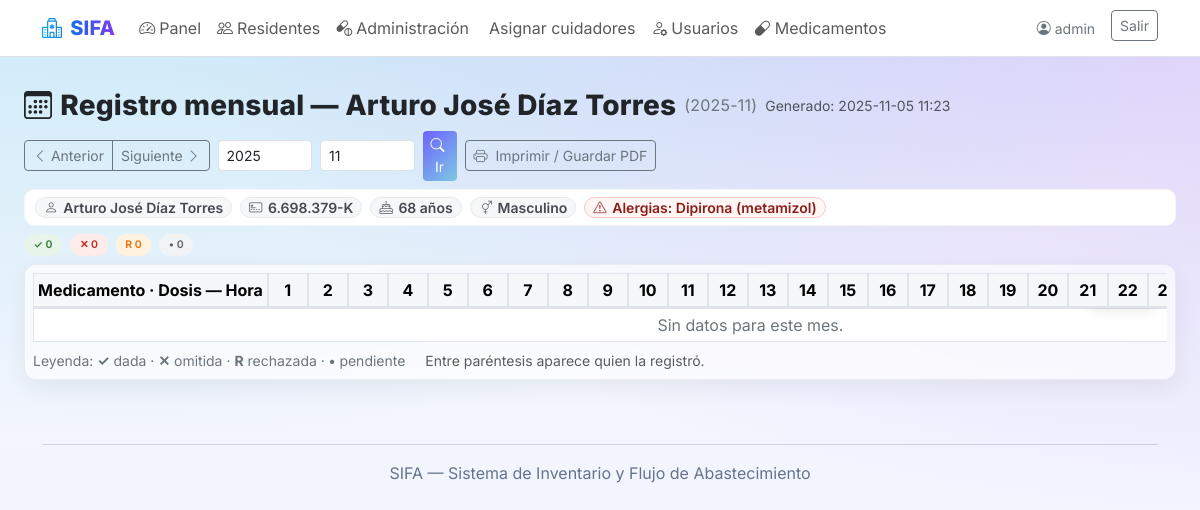
/registro/16/ (signed in), run on the app's committed database.
### landing/models.py (models this page shows, shortened)
class Residente(models.Model):
    class Sexo(models.TextChoices):
        M = "M", "Masculino"
        F = "F", "Femenino"
        O = "O", "Otro/ND"
    nombre_completo = models.CharField(max_length=160)
    rut = models.CharField(max_length=20, unique=True)
    fecha_nacimiento = models.DateField(null=True, blank=True)
    sexo = models.CharField(max_length=1, choices=Sexo.choices, default=Sexo.O)
    alergias = models.TextField(blank=True)
    activo = models.BooleanField(default=True)

### landing/views.py (the view, shortened to what this page needs)
# urls.py: path('registro/<int:residente_id>/', views.registro_mensual, name='registro_mensual'),
@login_required
@admin_required
def registro_mensual(request, residente_id):
    def _calc_edad(fn):
        if not fn:
            return None
        hoy = timezone.localdate()
        return hoy.year - fn.year - ((hoy.month, hoy.day) < (fn.month, fn.day))
    res = get_object_or_404(Residente, pk=residente_id)
    hoy_local = timezone.localdate()
    try:
        y = int(request.GET.get('year', hoy_local.year))
    except (TypeError, ValueError):
        y = hoy_local.year
    try:
        m = int(request.GET.get('month', hoy_local.month))
    except (TypeError, ValueError):
        m = hoy_local.month
    if y < 2000 or y > 2100:
        y = hoy_local.year
    if m < 1 or m > 12:
        m = hoy_local.month
    days_in_month = monthrange(y, m)[1]
    inicio = timezone.make_aware(datetime(y, m, 1, 0, 0))
    fin = timezone.make_aware(datetime(y, m, days_in_month, 23, 59))
    eventos = (
        Administracion.objects
        .select_related("orden__producto", "realizada_por")
        .filter(residente=res, programada_para__range=(inicio, fin))
        .order_by("orden_id", "programada_para")
    )
    rows_map = {}
    def sort_key(item):
        (orden_id, hhmm), data = item
        h, m_ = int(hhmm[:2]), int(hhmm[3:5])
        return (data["label"].split(" — ")[0].lower(), h, m_)
    rows = [v for _, v in sorted(rows_map.items(), key=sort_key)]
    paciente = {
        "nombre": res.nombre_completo,
        "rut": res.rut,
        "fecha_nacimiento": res.fecha_nacimiento,
        "edad": _calc_edad(res.fecha_nacimiento),
        "sexo": res.get_sexo_display() if hasattr(res, "get_sexo_display") else res.sexo,
        "alergias": (res.alergias or "").strip(),
        "activo": res.activo,
    }
    return render(request, 'residentes/registro_mensual.html', {
        'residente': res,
        'year': y,
        'month': m,
        'days': range(1, days_in_month + 1),
        'rows': rows,
        'paciente': paciente,   # <-- ficha para el template
    })

### landing/roles.py (called while the page is built)
def is_admin(user):
    return user.is_authenticated and (user.is_superuser or user.groups.filter(name=ADMIN_GROUP).exists())

def _require_role(test_func):
    def decorator(view_func):
        @wraps(view_func)
        def _wrapped(request, *args, **kwargs):
            u = request.user
            if not u.is_authenticated:
                return redirect_to_login(request.get_full_path(), login_url='login')
            if test_func(u):
                return view_func(request, *args, **kwargs)
            raise PermissionDenied
        return _wrapped
    return decorator

### landing/templatetags/roles_tags.py (called while the page is built)
@register.filter(name='is_admin')
def is_admin_filter(user):
    return _is_admin(user)

### landing/templates/residentes/registro_mensual.html (shortened to what this page needs)
{% extends 'base.html' %}
{% load static %}
{% block content %}
<div class="container py-3" style="max-width: min(1200px, 100vw - 24px);">
  <div class="d-flex flex-wrap gap-2 justify-content-between align-items-center mb-2">
    <div class="d-flex align-items-center gap-2">
      <h3 class="page-title mb-0 d-flex align-items-center gap-2">
        <i class="bi bi-calendar3"></i>
        <span>Registro mensual — {{ residente.nombre_completo }}</span>
        <span class="text-secondary fw-normal fs-6">({{ year }}-{{ month|stringformat:"02d" }})</span>
      </h3>
      <small class="text-muted d-none d-md-inline">Generado: {% now "Y-m-d H:i" %}</small>
    </div>
    <div class="d-flex flex-wrap gap-2 align-items-center">
      <div class="btn-group" role="group" aria-label="Navegación mensual">
        <button type="button" class="btn btn-sm btn-outline-secondary" id="btnPrev">
          <i class="bi bi-chevron-left"></i> Anterior
        </button>
        <button type="button" class="btn btn-sm btn-outline-secondary" id="btnNext">
          Siguiente <i class="bi bi-chevron-right"></i>
        </button>
      </div>
      <form id="periodForm" method="get" class="d-flex align-items-center gap-2">
        <input id="inpYear" type="number" min="2000" max="2100" name="year" class="form-control form-control-sm" value="{{ year }}" aria-label="Año">
        <input id="inpMonth" type="number" min="1" max="12" name="month" class="form-control form-control-sm" value="{{ month }}" aria-label="Mes">
        <button class="btn btn-sm btn-gradient"><i class="bi bi-search me-1"></i>Ir</button>
      </form>
      <button class="btn btn-sm btn-outline-secondary d-none d-md-inline" id="btnPrint">
        <i class="bi bi-printer me-1"></i> Imprimir / Guardar PDF
      </button>
    </div>
  </div>
  <div class="patient-strip mb-2">
    <span class="chip chip-name" title="Nombre">
      <i class="bi bi-person"></i> {{ paciente.nombre }}
    </span>
    <span class="chip chip-rut" title="RUT">
      <i class="bi bi-credit-card-2-front"></i> {{ paciente.rut }}
    </span>
    {% if paciente.edad %}
      <span class="chip" title="Edad">
        <i class="bi bi-cake"></i> {{ paciente.edad }} años
      </span>
    {% endif %}
    {% if paciente.sexo %}
      <span class="chip" title="Sexo">
        <i class="bi bi-gender-ambiguous"></i> {{ paciente.sexo }}
      </span>
    {% endif %}
    <span class="chip chip-alergias" title="{{ paciente.alergias|default:'Sin alergias registradas'|escape }}">
      <i class="bi bi-exclamation-triangle"></i>
      Alergias: {{ paciente.alergias|default:"Sin alergias registradas" }}
    </span>
  </div>
  <div class="d-flex flex-wrap gap-2 mb-2 small" id="summaryRow" aria-live="polite">
    <span class="badge badge-pill status-ok-badge">✓ <span id="sumOk">0</span></span>
    <span class="badge badge-pill status-omit-badge">✕ <span id="sumOmit">0</span></span>
    <span class="badge badge-pill status-rech-badge">R <span id="sumRech">0</span></span>
    <span class="badge badge-pill status-pend-badge">• <span id="sumPend">0</span></span>
  </div>
  <div class="glass-card p-2">
    <div class="table-responsive position-relative" id="tableWrap">
      <div class="scroll-hint d-print-none">Desliza &rarr;</div>
      <table class="table table-sm table-bordered table-grid table-sticky align-middle mb-0" id="gridTable">
        <colgroup>
          <col class="col-label">
          {% for d in days %}<col class="col-day">{% endfor %}
        </colgroup>
        <thead class="table-light" id="theadSticky">
          <tr>
            <th class="sticky-col-start label">Medicamento · Dosis — Hora</th>
            {% for d in days %}
              <th class="text-center day">{{ d }}</th>
            {% endfor %}
          </tr>
        </thead>
        <tbody>
          {% for row in rows %}
            <tr>
              <td class="fw-semibold sticky-col-start bg-white label">{{ row.label }}</td>
              {% for val in row.cells %}
                {% with v=val|default:"" %}
                  {% with c=v|slice:":1" %}
                    <td
                      class="text-center small cell
                        {% if not v %} empty
                        {% elif c == '✓' %} status-ok
                        {% elif c == '✕' %} status-omit
                        {% elif c == 'R' %} status-rech
                        {% elif c == '•' %} status-pend
                        {% else %} empty
                        {% endif %}">
                      <span class="cell-text">{{ v }}</span>
                    </td>
                  {% endwith %}
                {% endwith %}
              {% endfor %}
            </tr>
          {% empty %}
            <tr>
              <td colspan="{{ days|length|add:1 }}" class="text-center text-secondary">Sin datos para este mes.</td>
            </tr>
          {% endfor %}
        </tbody>
      </table>
    </div>
    <div class="mt-2 text-secondary small">
      <span class="me-3">Leyenda: <strong>✓</strong> dada · <strong>✕</strong> omitida · <strong>R</strong> rechazada · <strong>•</strong> pendiente</span>
      <span class="text-muted">Entre paréntesis aparece quien la registró.</span>
    </div>
  </div>
</div>
{% endblock %}

### landing/templates/base.html (shortened to what this page needs)
<!doctype html>
<html lang="es" data-bs-theme="light">
<head>
  {% load static roles_tags %}
  <link href="https://cdn.jsdelivr.net/npm/bootstrap@5.3.3/dist/css/bootstrap.min.css" rel="stylesheet">
  <link href="https://cdn.jsdelivr.net/npm/bootstrap-icons@1.11.3/font/bootstrap-icons.css" rel="stylesheet">
  <link href="{% static 'landing/sifa.css' %}" rel="stylesheet">
</head>
<body>
<nav class="navbar navbar-expand-lg bg-white border-bottom sticky-top">
  <div class="container">
    <a class="navbar-brand nav-brand" href="{% url 'home_public' %}">
      <i class="bi bi-hospital me-2"></i>SIFA
    </a>
    <div id="topnav" class="collapse navbar-collapse">
      <ul class="navbar-nav me-auto mb-2 mb-lg-0">
        {% if user.is_authenticated %}
          {% if user|is_admin or user|is_cuidadora or user|is_tens %}
            <li class="nav-item">
              <a class="nav-link" href="{% url 'dashboard' %}">
                <i class="bi bi-speedometer2 me-1"></i>Panel
              </a>
            </li>
          {% endif %}
          {% if user|is_admin or user|is_tens %}
            <li class="nav-item">
              <a class="nav-link" href="{% url 'residente_list' %}">
                <i class="bi bi-people me-1"></i>Residentes
              </a>
            </li>
          {% endif %}
          {% if user|is_admin or user|is_cuidadora or user|is_tens %}
            <li class="nav-item">
              <a class="nav-link" href="{% url 'admin_list_hoy' %}">
                <i class="bi bi-capsule-pill me-1"></i>Administración
              </a>
            </li>
          {% endif %}
          {% if user|is_admin or user|is_tens %}
            <li class="nav-item">
              <a class="nav-link" href="{% url 'asignaciones_hoy' %}">
                Asignar cuidadores
              </a>
            </li>
          {% endif %}
          {% if user|is_admin %}
            <li class="nav-item">
              <a class="nav-link" href="{% url 'user_list' %}">
                <i class="bi bi-person-gear me-1"></i>Usuarios
              </a>
            </li>
          {% endif %}
          {% if request.user.is_authenticated and request.user.is_staff %}
            <li class="nav-item">
              <a class="nav-link" href="{% url 'medicamentos_list' %}">
                <i class="bi bi-capsule"></i> Medicamentos
              </a>
            </li>
          {% endif %}
        {% else %}
          <li class="nav-item"><a class="nav-link" href="#como">Cómo funciona</a></li>
          <li class="nav-item"><a class="nav-link" href="#beneficios">Beneficios</a></li>
          <li class="nav-item"><a class="nav-link" href="#contacto">Contacto</a></li>
        {% endif %}
      </ul>
      <div class="d-flex gap-2">
        {% if user.is_authenticated %}
          <span class="navbar-text me-2 small text-secondary">
            <i class="bi bi-person-circle me-1"></i>{{ user.get_full_name|default:user.username }}
          </span>
          <form method="post" action="{% url 'logout' %}" class="d-inline">
            <button class="btn btn-outline-secondary btn-sm" type="submit">Salir</button>
          </form>
        {% else %}
          <a class="btn btn-gradient btn-sm px-3" href="{% url 'login' %}">Entrar</a>
        {% endif %}
      </div>
    </div>
  </div>
</nav>
{% block content %}{% endblock %}
<footer class="container my-5 text-center footer-small">
  <hr>
  <div>SIFA — Sistema de Inventario y Flujo de Abastecimiento</div>
</footer>
</body>
</html>

### static/landing/sifa.css (style rules this page uses)
:root { --brand-1:#0ea5e9; --brand-2:#2563eb; --brand-3:#7c3aed; }
html,body { height:100%; }
body { font-family: Inter, system-ui, -apple-system, Segoe UI, Roboto, "Helvetica Neue", Arial, "Noto Sans", "Liberation Sans", sans-serif; background: radial-gradient(1200px 600px at 10% -20%, rgba(14,165,233,.25), rgba(14,165,233,0)), radial-gradient(1200px 600px at 110% -10%, rgba(124,58,237,.25), rgba(124,58,237,0)), linear-gradient(180deg, #f8fafc 0, #eef2ff 100%); background-attachment: fixed; }
.nav-brand { font-weight:800; letter-spacing:.2px; background: linear-gradient(90deg,var(--brand-1),var(--brand-2),var(--brand-3)); -webkit-background-clip:text; background-clip:text; color:transparent; }
.glass-card { background: rgba(255,255,255,.8); border: 1px solid rgba(255,255,255,.6); box-shadow: 0 8px 24px rgba(16,24,40,.06); backdrop-filter: blur(6px); border-radius: 16px; }
.chip { border:1px solid rgba(2,8,23,.12); border-radius:999px; padding:.35rem .85rem; font-weight:600; font-size:.875rem; }
.page-title { font-weight:800; letter-spacing:.2px; }
.table-sticky thead th { position:sticky; top:0; background:#fff; z-index:2; }
.btn-gradient { background: linear-gradient(90deg,var(--brand-1),var(--brand-2)); color:#fff; border:0; }
.footer-small { color:#64748b }

### landing/templates/residentes/registro_mensual.html (style rules this page uses)
:root { --day-col: 40px; --day-min: 32px; --dyn-day-min: 0px; --ok:#2e7d32; --ok-bg:#e6f4ea; --omit:#c62828; --omit-bg:#fdecea; --rech:#ef6c00; --rech-bg:#fff3e0; --pend:#5f6368; --pend-bg:#f1f3f4; --sticky-shadow: 8px 0 10px -6px rgba(0,0,0,.12); --thead-shadow: 0 6px 10px -6px rgba(0,0,0,.12); }
.btn-gradient { background: linear-gradient(135deg,#6c63ff,#7ec8e3); color:#fff; border:0; }
.glass-card { background: rgba(255,255,255,0.65); backdrop-filter: blur(6px); border-radius: 12px; border: 1px solid rgba(0,0,0,0.06); }
.patient-strip { display:flex; flex-wrap:wrap; align-items:center; gap:.35rem .5rem; padding:.45rem .65rem; border:1px solid rgba(0,0,0,0.04); border-radius:10px; background:#fff; font-size:.85rem; line-height:1.1; }
.patient-strip .chip { display:inline-flex; align-items:center; gap:.35rem; padding:.12rem .5rem; border-radius:999px; background:#f6f7f9; color:#454a50; border:1px solid #e6e8eb; font-weight:600; max-width:100%; overflow:hidden; text-overflow:ellipsis; white-space:nowrap; }
.patient-strip .chip i { font-size:.95em; opacity:.8; }
.patient-strip .chip-alergias { background:#fff7f6; color:#8b1d18; border-color:#f6c7c3; }
.table-sticky thead th { position: sticky; top: 0; z-index: 5; }
.sticky-col-start { position: sticky; left: 0; z-index: 6; background: #fff; box-shadow: var(--sticky-shadow); }
.table-grid { border-collapse: separate; border-spacing: 0; }
.table-grid th, .table-grid td { border: 1px solid #e0e3e8; background-clip: padding-box; }
.table-grid thead th { border-bottom-width: 2px; background:#f6f7f9; }
.col-label { width: 360px; }
.col-day { width: var(--day-col); min-width: var(--day-col); }
.label { max-width: 480px; white-space: nowrap; overflow: hidden; text-overflow: ellipsis; }
.badge-pill { border-radius: 999px; padding: .35rem .6rem; font-weight: 600; }
.status-ok-badge { background: var(--ok-bg); color: var(--ok); }
.status-omit-badge { background: var(--omit-bg); color: var(--omit); }
.status-rech-badge { background: var(--rech-bg); color: var(--rech); }
.status-pend-badge { background: var(--pend-bg); color: var(--pend); }
.scroll-hint { position: absolute; top: .5rem; right: .5rem; background: rgba(255,255,255,.85); border: 1px solid rgba(0,0,0,.08); padding: .2rem .5rem; border-radius: 999px; font-size: .75rem; box-shadow: 0 4px 12px rgba(0,0,0,.08); pointer-events: none; }

### data on the page
Residente: nombre_completo "Arturo José Díaz Torres", nombre "Arturo José Díaz Torres", rut "6.698.379-K", alergias "Dipirona (metamizol)"

### other printed values
{{ user.get_full_name|default:user.username }} "admin"
{{ year }} "2025"
{{ month|stringformat:"02d" }} "11"
{{ paciente.edad }} "68"
{{ paciente.sexo }} "Masculino"
{{ d }} "1" "2" "3" "4" "5" "6" "7" "8" "9" "10" "11" "12" "13" "14" "15" "16" "17" "18" "19" "20" "21" "22"
